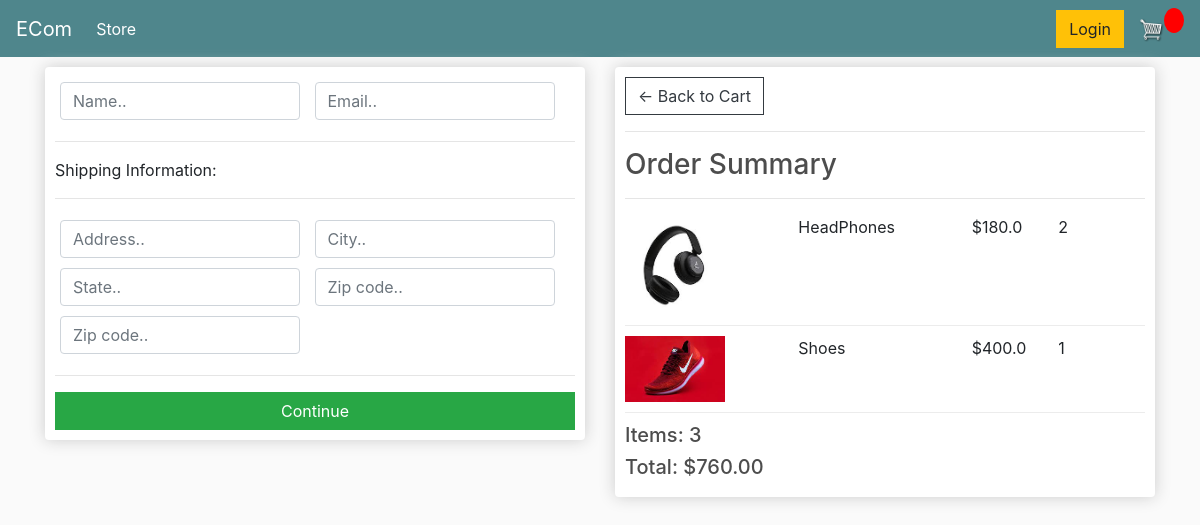
/checkout/ (signed in), run on an earlier commit of the app's database.
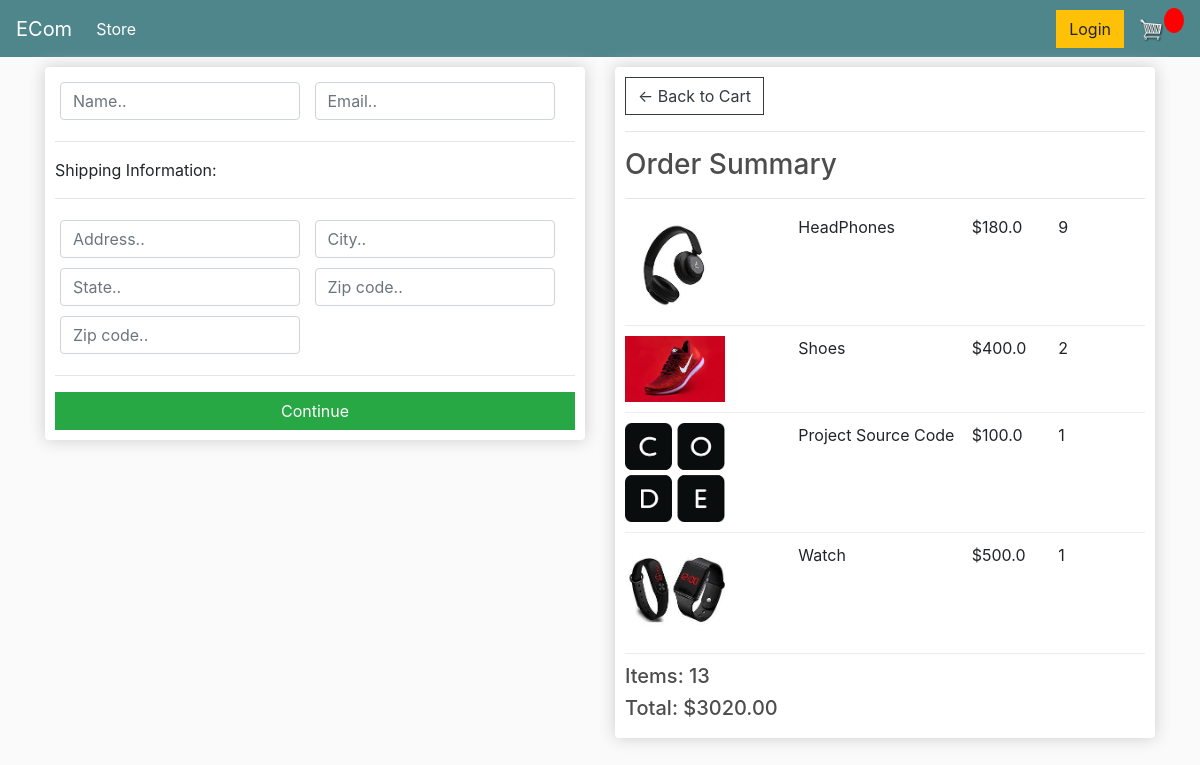
And on a later commit of the database.
### store/models.py (models this page shows, shortened)
class OrderItem(models.Model):
    product=models.ForeignKey(Product,on_delete=models.SET_NULL,blank=True,null=True)
    order=models.ForeignKey(Order,on_delete=models.SET_NULL,blank=True,null=True)
    quantity=models.IntegerField(default=0,null=True,blank=True)
    date_added=models.DateTimeField(auto_now_add=True)
    @property
    def get_total(self):
        total=self.product.price*self.quantity
        return total

class Product(models.Model):
    name=models.CharField(max_length=200,null=True)
    price=models.FloatField()
    digital=models.BooleanField(default=False,null=True,blank=False)
    image=models.ImageField(null=True,blank=True)
    @property
    def imageURL(self):
        try:
            url=self.image.url
        except:
            url=''
        return url

class Order(models.Model):
    customer=models.ForeignKey(Customer,on_delete=models.SET_NULL,blank=True,null=True)
    date_order=models.DateTimeField(auto_now_add=True)
    complete=models.BooleanField(default=False,null=True,blank=False)
    transaction_id=models.CharField(max_length=200,null=True)
    @property
    def get_cart_total(self):
        orderitems=self.orderitem_set.all()
        total=sum([item.get_total for item in orderitems])
        return total
    @property
    def get_cart_items(self):
        orderitems=self.orderitem_set.all()
        total=sum([item.quantity for item in orderitems])
        return total

### store/views.py (the view)
# urls.py: path('checkout/',views.checkout,name='checkout'),
def checkout(request):
    if request.user.is_authenticated:
        customer=request.user.customer
        order,created=Order.objects.get_or_create(customer=customer,complete=False)
        items=order.orderitem_set.all()
    else:
        items=[]
        order={'get_cart_total':0,'get_cart_items':0}
    context={'items':items,'order':order}
    return render(request,'store/checkout.html',context)

### store/templates/store/checkout.html (shortened to what this page needs)
{% extends 'store/main.html' %}
{% load static %}
{% block content %}
     <div class="row">
		<div class="col-lg-6">
			<div class="box-element" id="form-wrapper">
				<form id="form">
					<div id="user-info">
						<div class="form-field">
							<input required class="form-control" type="text" name="name" placeholder="Name..">
						</div>
						<div class="form-field">
							<input required class="form-control" type="email" name="email" placeholder="Email..">
						</div>
					</div>
					<div id="shipping-info">
						<hr>
						<p>Shipping Information:</p>
						<hr>
						<div class="form-field">
							<input class="form-control" type="text" name="address" placeholder="Address..">
						</div>
						<div class="form-field">
							<input class="form-control" type="text" name="city" placeholder="City..">
						</div>
						<div class="form-field">
							<input class="form-control" type="text" name="state" placeholder="State..">
						</div>
						<div class="form-field">
							<input class="form-control" type="text" name="zipcode" placeholder="Zip code..">
						</div>
						<div class="form-field">
							<input class="form-control" type="text" name="country" placeholder="Zip code..">
						</div>
					</div>
					<hr>
					<input id="form-button" class="btn btn-success btn-block" type="submit" value="Continue">
				</form>
			</div>
			<br>
		</div>
		<div class="col-lg-6">
			<div class="box-element">
				<a  class="btn btn-outline-dark" href="{% url 'cart' %}">&#x2190; Back to Cart</a>
				<hr>
				<h3>Order Summary</h3>
				<hr>
				{% for item in items %}
				<div class="cart-row">
					<div style="flex:2"><img class="row-image" src="{{item.product.imageURL}}"></div>
					<div style="flex:2"><p>{{item.product.name}}</p></div>
					<div style="flex:1"><p>${{item.product.price}}</p></div>
					<div style="flex:1"><p>{{item.quantity}}</p></div>
				</div>
				{% endfor %}
				<h5>Items:   {{order.get_cart_items}}</h5>
				<h5>Total:   ${{order.get_cart_total|floatformat:2}}</h5>
			</div>
		</div>
	</div>
{% endblock content %}

What changed in the data, as far as the page shows it:
changed OrderItem "HeadPhones": quantity "2" → "9"
changed OrderItem "Shoes": quantity "1" → "2"
added OrderItem: product.imageURL (picture), product.name "Project Source Code", product.price "100.0", quantity "1"
added OrderItem: product.imageURL (picture), product.name "Watch", product.price "500.0", quantity "1"
changed through a linked row, Order: get_cart_items "3" → "13"; get_cart_total "760.00" → "3020.00"
